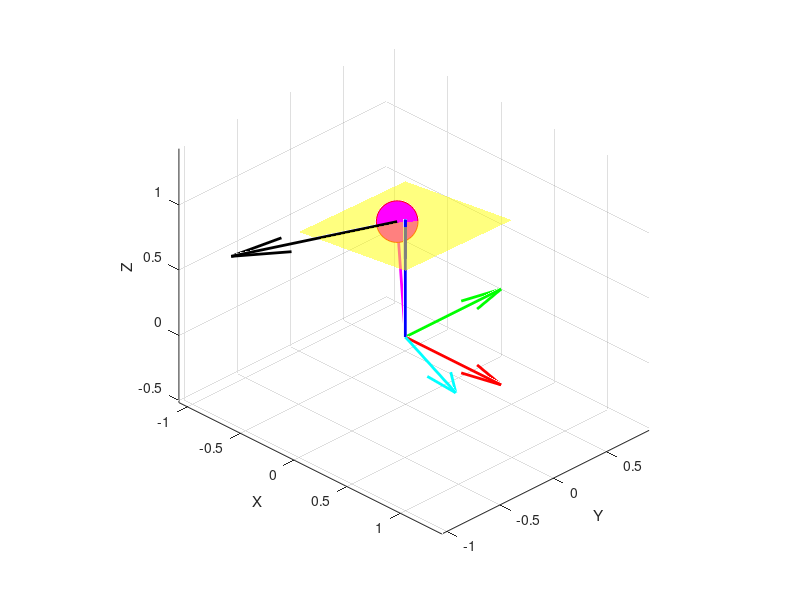

Write MATLAB code to recreate this figure.
%%%%%%%%%%%%%%%%%%%%%%%%%%%%%%%%%%%%%%%%%%%%%%%%%%%%%%%%%%%%%%%
% Ankle torque
%%%%%%%%%%%%%%%%%%%%%%%%%%%%%%%%%%%%%%%%%%%%%%%%%%%%%%%%%%%%%%%
clear all; clc; close all;

% generate random position
r_x_lims = [-0.5, 0.5];
r_y_lims = [-0.5, 0.5];
r_z_lims = [0.5, 1];
r = unifrnd([r_x_lims(1), r_y_lims(1), r_z_lims(1)], [r_x_lims(2), r_y_lims(2), r_z_lims(2)], 1, 3);
r = r';
r_x = r(1);
r_y = r(2);
r_z = r(3);

% generate random data
tau_x_lims = [-1, 1];
tau_y_lims = [-1, 1];
tau_xy = unifrnd([tau_x_lims(1), tau_y_lims(1)], [tau_x_lims(2), tau_y_lims(2)], 1, 2);
tau_xy = tau_xy';

% matrix
r_mag = norm(r);
sigma1 = r_mag^2 * r_z;
sigma2 = r_mag^2;
A_inv = [(r_x * r_y)/sigma1,      (r_y^2 + r_z^2)/sigma1, r_x/sigma2;
        -(r_x^2 + r_z^2)/sigma1, (-r_x * r_y)/sigma1,     r_y/sigma2;
          r_y/sigma2,             -r_x/sigma2,            r_z/sigma2];
F = A_inv * [tau_xy; 0];

% compute tau_z
tau_z = (r_x * F(2) - r_y * F(1));


% compute tau
tau = [tau_xy; tau_z];

% check conditions
disp("tau_xy =")
disp(tau_xy)
disp("||tau_xy|| =")
disp(norm(tau_xy))

disp("r = ")
disp(r)

disp("F = ")
disp(F)

disp("tau_z = ")
disp(tau_z)

disp("r x F = ")
disp(cross(r, F))

disp("r dot F = ")
disp(dot(r, F))

% plot a line
figure;
grid on; hold on;
axis equal;
azimuth = 45; % degrees
elevation = 30; % degrees
view(azimuth, elevation);
quiver3(0, 0, 0, 1, 0, 0, 'r', 'LineWidth', 2);
quiver3(0, 0, 0, 0, 1, 0, 'g', 'LineWidth', 2);
quiver3(0, 0, 0, 0, 0, 1, 'b', 'LineWidth', 2);
xlabel('X'); ylabel('Y'); zlabel('Z');

% plot the torque vector
quiver3(0, 0, 0, tau(1), tau(2), tau(3), 'c', 'LineWidth', 2);

% plot the position vector
plot3([0, r(1)], [0, r(2)], [0, r(3)], 'm', 'LineWidth', 2);
plot3([r(1)], [r(2)], [r(3)], 'ro', 'MarkerFaceColor', 'm', 'MarkerSize', 30);

% plot the force vector at the COM body
quiver3(r(1), r(2), r(3), F(1), F(2), F(3), 'k', 'LineWidth', 2);

% Define plane limits
x_lims = [-0.5, 0.5];
y_lims = [-0.5, 0.5];

% Create a mesh grid
[x_plane, y_plane] = meshgrid(linspace(x_lims(1), x_lims(2), 20), linspace(y_lims(1), y_lims(2), 20));

% Compute corresponding z values from the plane equation
z_plane = (r_x^2 + r_y^2 + r_z^2 - r_x * x_plane - r_y * y_plane) / r_z;

% Plot the plane
surf(x_plane, y_plane, z_plane, 'FaceAlpha', 0.5, 'EdgeColor', 'none', 'FaceColor', 'y');

% Reapply the axis labels and view
xlabel('X'); ylabel('Y'); zlabel('Z');

set(gcf,'renderer','painters')

